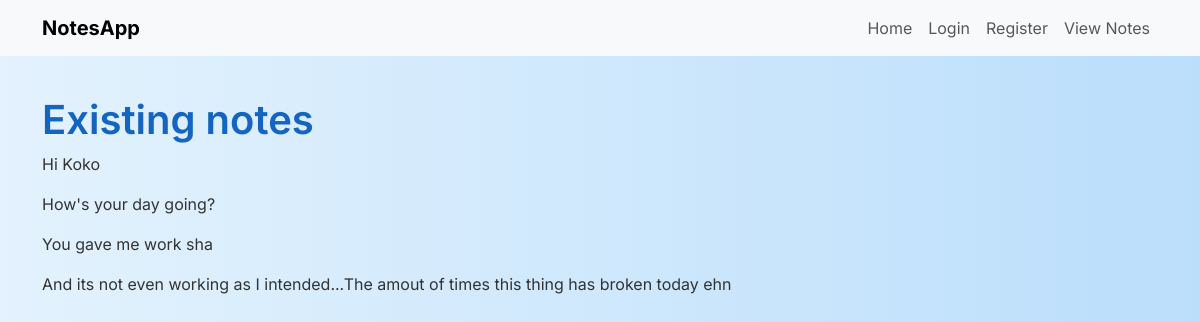
The app's page /notes (signed in) with its own data.
### app.py (models this page shows, shortened)
class Notes(db.Model):
    id = db.Column(db.Integer, primary_key=True)
    note = db.Column(db.String(1000), nullable = False)
    user_id = db.Column(db.Integer, db.ForeignKey("users.id"), nullable = False )

### app.py (the view)
@app.route("/notes")
@login_required
def viewnotes():
    notes = Notes.query.filter_by(user_id = current_user.id).all()
    return (render_template('notes.html', notes = notes))

### app.py (called while the page is built)
@login_manager.user_loader
def load_user(user_id):
    return Users.query.get(int(user_id))

### templates/notes.html
{% extends "base.html"%} {%block content%}
<h1>Existing notes</h1>
{%if notes%} {%for item in notes%}
<p>{{item.note}}</p>
{%endfor%} {%else%}
<p>No notes found.</p>
{%endif%} {%endblock%}

### static/base.css (style rules this page uses)
* { margin: 0; padding: 0; box-sizing: border-box; }
body { font-family: "Quicksand", sans-serif; background: linear-gradient(to right, #e3f2fd, #bbdefb); color: #333; min-height: 100vh; padding-bottom: 4rem; }
h1, h2, h3, h4 { color: #1565c0; font-weight: 600; }

### templates/base.html (style rules this page uses)
body { font-family: "Inter", sans-serif; background-color: #f8f9fa; }

### records on screen
Notes: note "Hi Koko"
Notes: note "How's your day going?"
Notes: note "You gave me work sha"
Notes: note "And its not even working as I intended...The amout of times this thing has broken today ehn"
